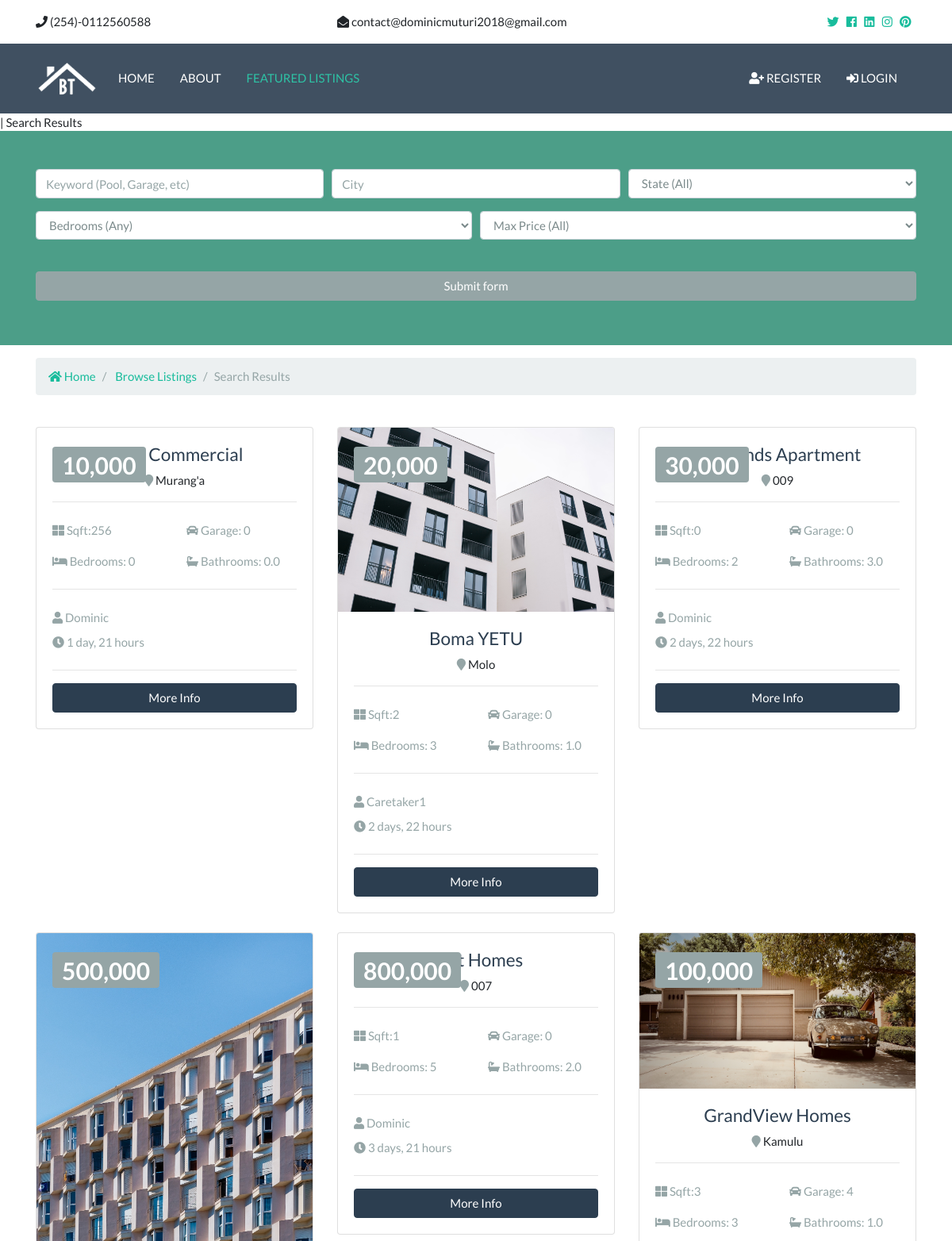
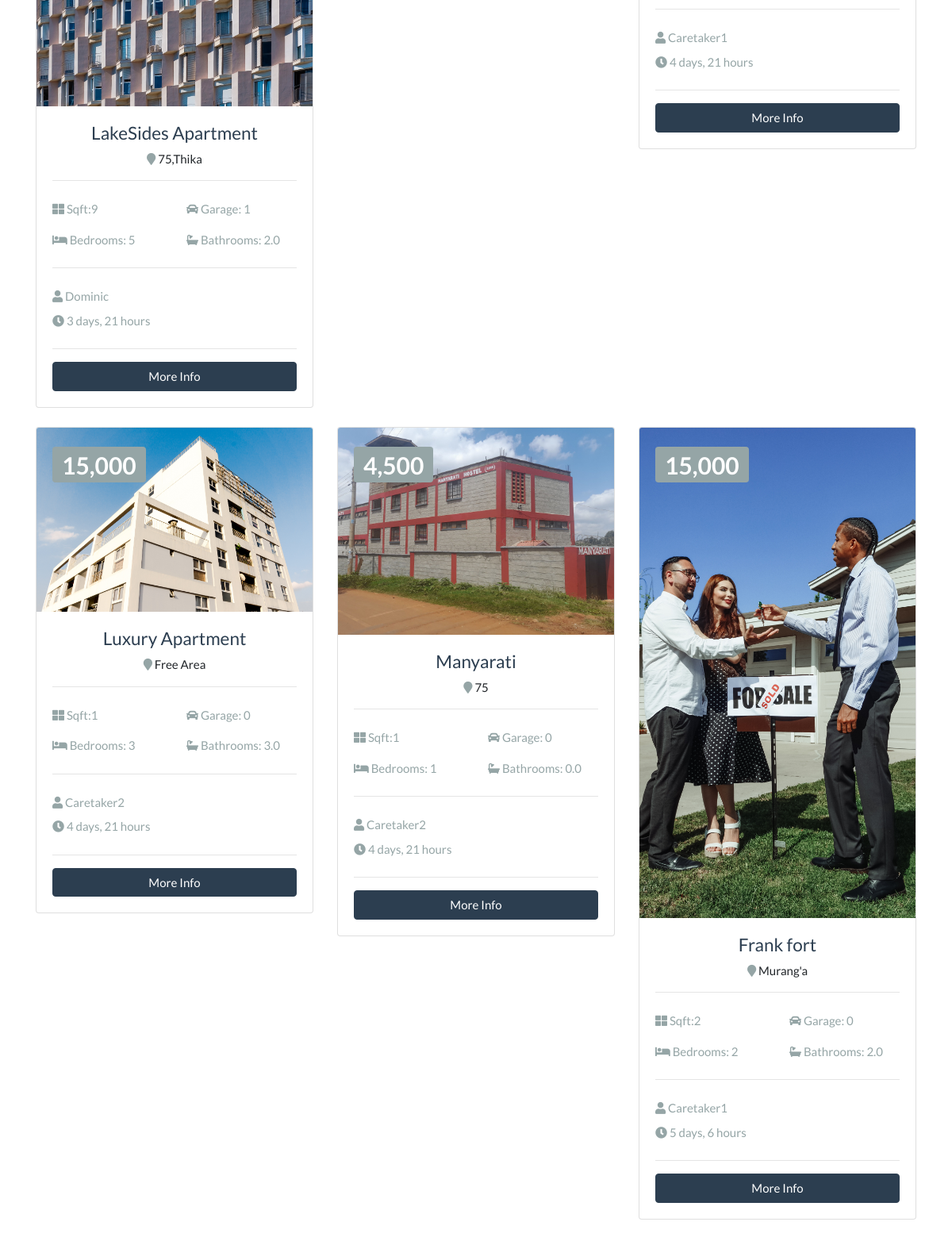
The page /listings/search on the database its author committed (2 pictures, top to bottom).
### listings/models.py (models this page shows, shortened)
class Listing(models.Model):
    realtor = models.ForeignKey(Realtor, on_delete=models.DO_NOTHING)
    title = models.CharField(max_length=255)
    address = models.CharField(max_length=255)
    city = models.CharField(max_length=255)
    zipcode = models.CharField(max_length=255)
    description = models.TextField(blank=True)
    price = models.IntegerField()
    bedrooms = models.IntegerField()
    bathrooms = models.DecimalField(max_digits=2, decimal_places=1)
    garage = models.IntegerField(default=0)
    list_date = models.DateTimeField(auto_now_add=True)
    sqft = models.IntegerField()
    lot_size = models.DecimalField(max_digits=5, decimal_places=1)
    is_published = models.BooleanField(default=True)
    photo_main = models.ImageField(upload_to="photos/%Y%m/%d/")
    photo1 = models.ImageField(upload_to="photos/%Y%m/%d/", blank=True)
    photo2 = models.ImageField(upload_to="photos/%Y%m/%d/", blank=True)
    photo3 = models.ImageField(upload_to="photos/%Y%m/%d/", blank=True)
    photo4 = models.ImageField(upload_to="photos/%Y%m/%d/", blank=True)
    photo5 = models.ImageField(upload_to="photos/%Y%m/%d/", blank=True)
    photo6 = models.ImageField(upload_to="photos/%Y%m/%d/", blank=True)

### realtors/models.py (models this page shows, shortened)
class Realtor(models.Model):
    name = models.CharField(max_length=255)
    photo = models.ImageField(upload_to="photos/%Y%m/%d/", blank=True)
    description = models.TextField()
    email = models.EmailField()
    phone = models.CharField(max_length=255)
    is_mvp = models.BooleanField(default=False)
    hire_date = models.DateTimeField(auto_now_add=True)

### listings/views.py (the view)
# urls.py: path("search", views.search, name="search"),
def search(request):
    queryset_list = Listing.objects.order_by(
        "-list_date").filter(is_published=True)
    if 'keywords' in request.GET:
        keywords = request.GET['keywords']
        if keywords:
            queryset_list = queryset_list.filter(
                description__icontains=keywords)
    if 'city' in request.GET:
        city = request.GET['city']
        if city:
            queryset_list = queryset_list.filter(
                city__iexact=city)
    if 'state' in request.GET:
        city = request.GET['state']
        if city:
            queryset_list = queryset_list.filter(
                address__iexact=city)
    if 'bedrooms' in request.GET:
        bedrooms = request.GET['bedrooms']
        if bedrooms:
            queryset_list = queryset_list.filter(
                bedrooms__lte=bedrooms)
    if 'price' in request.GET:
        price = request.GET['price']
        if price:
            queryset_list = queryset_list.filter(
                price__lte=price)
    context = {
        "state_choices": state_choices,
        "bedroom_choices": bedroom_choices,
        "price_choices": price_choices,
        "listings": queryset_list,
        "values": request.GET
    }
    return render(request, "listings/search.html", context)

### templates/listings/search.html (shortened to what this page needs)
{% extends 'base.html'%} {%load static%} {%load humanize%} {%block content%}
{% block title%}
| Search Results {%endblock%}
<section id="showcase-inner" class="showcase-search text-white py-5">
  <div class="container">
    <div class="row text-center">
      <div class="col-md-12">
        <form action="{% url 'search'%}">
          <div class="form-row">
            <div class="col-md-4 mb-3">
              <input
                type="text"
                name="keywords"
                class="form-control"
                placeholder="Keyword (Pool, Garage, etc)" value="{{values.keywords}}"
              />
            </div>
            <div class="col-md-4 mb-3">
              <input
                type="text"
                name="city"
                class="form-control" value="{{values.city}}"
                placeholder="City"
              />
            </div>
            <div class="col-md-4 mb-3">
              <select name="state" class="form-control">
                <option selected="true" disabled="disabled">State (All)</option>
              </select>
            </div>
          </div>
          <div class="form-row">
            <div class="col-md-6 mb-3">
              <select name="bedrooms" class="form-control">
                <option selected="true" disabled="disabled"
                  >Bedrooms (Any)</option
                >
              </select>
            </div>
            <div class="col-md-6 mb-3">
              <select name="price" class="form-control">
                <option selected="true" disabled="disabled"
                  >Max Price (All)</option
                >
              </select>
            </div>
          </div>
          <button class="btn btn-secondary btn-block mt-4" type="submit">
            Submit form
          </button>
        </form>
      </div>
    </div>
  </div>
</section>
<section id="bc" class="mt-3">
  <div class="container">
    <nav aria-label="breadcrumb">
      <ol class="breadcrumb">
        <li class="breadcrumb-item">
          <a href="index.html"> <i class="fas fa-home"></i> Home</a>
        </li>
        <li class="breadcrumb-item">
          <a href="listings.html">Browse Listings</a>
        </li>
        <li class="breadcrumb-item active">Search Results</li>
      </ol>
    </nav>
  </div>
</section>
<section id="listings" class="py-4">
  <div class="container">
    <div class="row">
      {% if listings %} {% for listing in listings%}
      <div class="col-md-6 col-lg-4 mb-4">
        <div class="card listing-preview">
          <img class="card-img-top" src="{{ listing.photo_main.url }}" alt="" />
          <div class="card-img-overlay">
            <h2>
              <span class="badge badge-secondary text-white">
                {{ listing.price | intcomma }}
              </span>
            </h2>
          </div>
          <div class="card-body">
            <div class="listing-heading text-center">
              <h4 class="text-primary">{{ listing.title }}</h4>
              <p>
                <i class="fas fa-map-marker text-secondary"></i>
                {{ listing.address }}
              </p>
            </div>
            <hr />
            <div class="row py-2 text-secondary">
              <div class="col-6">
                <i class="fas fa-th-large"></i> Sqft:{{ listing.sqft }}
              </div>
              <div class="col-6">
                <i class="fas fa-car"></i> Garage: {{ listing.garage }}
              </div>
            </div>
            <div class="row py-2 text-secondary">
              <div class="col-6">
                <i class="fas fa-bed"></i> Bedrooms: {{ listing.bedrooms }}
              </div>
              <div class="col-6">
                <i class="fas fa-bath"></i> Bathrooms: {{ listing.bathrooms }}
              </div>
            </div>
            <hr />
            <div class="row py-2 text-secondary">
              <div class="col-12">
                <i class="fas fa-user"></i> {{ listing.realtor.name }}
              </div>
            </div>
            <div class="row text-secondary pb-2">
              <div class="col-6">
                <i class="fas fa-clock"></i> {{ listing.list_date | timesince }}
              </div>
            </div>
            <hr />
            <a
              href="{% url 'listing' listing.id %}"
              class="btn btn-primary btn-block"
              >More Info</a
            >
          </div>
        </div>
      </div>
      {% endfor %} {%else %}
      <div class="col-md-12">
        <p>No Listings Available</p>
      </div>
      {%endif %}
    </div>
</section>
{%endblock%}

### templates/base.html (shortened to what this page needs)
{% load static %}
<!DOCTYPE html>
<html lang="en">
  <head>
    <link rel="stylesheet" href="{% static 'css/all.css' %} " />
    <link rel="stylesheet" href="{% static 'css/bootstrap.css' %} " />
    <link rel="stylesheet" href="{% static 'css/style.css' %} " />
    <link rel="stylesheet" href="{% static 'css/lightbox.min.css' %} " />
  </head>
  <body>
    {% include 'partials/_topbar.html'%} {% include 'partials/_navbar.html'%}
    {%block content %} {% endblock %}
  </body>
</html>

### templates/partials/_topbar.html
<section id="top-bar" class="p-3">
  <div class="container">
    <div class="row">
      <div class="col-md-4">
        <i class="fas fa-phone"></i> (254)-0112560588
      </div>
      <div class="col-md-4">
        <i class="fas fa-envelope-open"></i> contact@dominicmuturi2018@gmail.com
      </div>
      <div class="col-md-4">
        <div class="social text-right">
          <a href="https://twitter.com/DominicTech3" target="_blank">
            <i class="fab fa-twitter"></i>
          </a>
          <a href="https://web.facebook.com/dominic.muturi.961" target="_blank">
            <i class="fab fa-facebook"></i>
          </a>
          <a href="https://www.linkedin.com/in/dominic-muturi-ab13051b3/" target="_blank">
            <i class="fab fa-linkedin"></i>
          </a>
          <a href="https://instagram.com/DominicTech3" target="_blank">
            <i class="fab fa-instagram"></i>
          </a>
          <a href="https://github.com/dominic-maker" target="_blank">
            <i class="fab fa-pinterest"></i>
          </a>
        </div>
      </div>
    </div>
  </div>
</section>

### templates/partials/_navbar.html (shortened to what this page needs)
{% load static%}
<nav class="navbar navbar-expand-lg navbar-dark bg-primary sticky-top">
  <div class="container">
    <a class="navbar-brand" href="{% url 'index'%}">
      <img src="{% static 'img/logo.png' %}" class="logo" alt="" />
    </a>
    <div class="collapse navbar-collapse" id="navbarNavAltMarkup">
      <ul class="navbar-nav">
        <li
{% if '/' == request.path %}
class="nav-item mr-3 active"
{% else %}
class="nav-item mr-3"
{% endif %}
        >
          <a class="nav-link" href="{% url 'index'%}">Home</a>
        </li>
       <li
        {% if 'about' in request.path %}
        class="nav-item mr-3 active"
        {% else %}
        class="nav-item mr-3"
        {% endif %}
                >
          <a class="nav-link" href="{% url 'about'%}">About</a>
          <li
          {% if 'listings' in request.path %}
          class="nav-item mr-3 active"
          {% else %}
          class="nav-item mr-3"
          {% endif %}
                  >
          <a class="nav-link" href="{% url 'listings'%}">Featured Listings</a>
        </li>
      </ul>
      <ul class="navbar-nav ml-auto">
        {% if not user.is_authenticated %}
        <li {% if 'register' in request.path %}
        class="nav-item mr-3 active"
        {% else %}
        class="nav-item mr-3"
        {% endif %}>
          <a class="nav-link" href="{%url 'register'%}">
            <i class="fas fa-user-plus"></i> Register</a
          >
        </li>
        <li class="nav-item mr-3"
        {% if 'login' in request.path %}
        class="nav-item mr-3 active"
        {% else %}
        class="nav-item mr-3"
        {% endif %}
        >
          <a class="nav-link" href="{%url 'login'%}">
            <i class="fas fa-sign-in-alt"></i>
            Login</a
          >
        </li>
        {%endif%}
      </ul>
    </div>
  </div>
</nav>

### Rental_Connection/static/css/all.css (style rules this page uses)
.fa, .fas, .far, .fal, .fab { -moz-osx-font-smoothing: grayscale; -webkit-font-smoothing: antialiased; display: inline-block; font-style: normal; font-variant: normal; text-rendering: auto; line-height: 1; }
.fa-bath:before { content: "\f2cd"; }
.fa-bed:before { content: "\f236"; }
.fa-car:before { content: "\f1b9"; }
.fa-clock:before { content: "\f017"; }
.fa-envelope-open:before { content: "\f2b6"; }
.fa-facebook:before { content: "\f09a"; }
.fa-home:before { content: "\f015"; }
.fa-instagram:before { content: "\f16d"; }
.fa-linkedin:before { content: "\f08c"; }
.fa-map-marker:before { content: "\f041"; }
.fa-phone:before { content: "\f095"; }
.fa-pinterest:before { content: "\f0d2"; }
.fa-sign-in-alt:before { content: "\f2f6"; }
.fa-th-large:before { content: "\f009"; }
.fa-twitter:before { content: "\f099"; }
.fa-user:before { content: "\f007"; }
.fa-user-plus:before { content: "\f234"; }
.fab { font-family: 'Font Awesome 5 Brands'; }
.fa, .fas { font-family: 'Font Awesome 5 Free'; font-weight: 900; }

### Rental_Connection/static/css/style.css (style rules this page uses)
.btn-secondary { color: #fff !important; }
img { width: 100%; }
.logo { width: 80px; }
.navbar { opacity: 0.9; text-transform: uppercase; }
.social a { margin-right: 0.4rem; }
#showcase-inner { background: url(../img/building.jpg) no-repeat top center fixed/cover; position: relative; overflow: hidden; min-height: 200px; }
#showcase-inner::before { content: ''; position: absolute; top: 0; left: 0; min-height: 100%; width: 100%; background: rgba(32, 134, 107, 0.8); }
#showcase-inner.showcase-search { min-height: 270px; }
.listing-preview a { position: relative; }

### rows shown on the page
Listing: price "10,000", title "Shop Commercial", address "Murang'a", sqft "256", garage "0", bedrooms "0", bathrooms "0.0", realtor.name "Dominic", list_date "1 day, 21 hours"
Listing: photo_main (picture), price "20,000", title "Boma YETU", address "Molo", sqft "2", garage "0", bedrooms "3", bathrooms "1.0", realtor.name "Caretaker1", list_date "2 days, 22 hours"
Listing: price "30,000", title "Highlands Apartment", address "009", sqft "0", garage "0", bedrooms "2", bathrooms "3.0", realtor.name "Dominic", list_date "2 days, 22 hours"
Listing: photo_main (picture), price "500,000", title "LakeSides Apartment", address "75,Thika", sqft "9", garage "1", bedrooms "5", bathrooms "2.0", realtor.name "Dominic", list_date "3 days, 21 hours"
Listing: price "800,000", title "Best Homes", address "007", sqft "1", garage "0", bedrooms "5", bathrooms "2.0", realtor.name "Dominic", list_date "3 days, 21 hours"
Listing: photo_main (picture), price "100,000", title "GrandView Homes", address "Kamulu", sqft "3", garage "4", bedrooms "3", bathrooms "1.0", realtor.name "Caretaker1", list_date "4 days, 21 hours"
Listing: photo_main (picture), price "15,000", title "Luxury Apartment", address "Free Area", sqft "1", garage "0", bedrooms "3", bathrooms "3.0", realtor.name "Caretaker2", list_date "4 days, 21 hours"
Listing: photo_main (picture), price "4,500", title "Manyarati", address "75", sqft "1", garage "0", bedrooms "1", bathrooms "0.0", realtor.name "Caretaker2", list_date "4 days, 21 hours"
Listing: photo_main (picture), price "15,000", title "Frank fort", address "Murang'a", sqft "2", garage "0", bedrooms "2", bathrooms "2.0", realtor.name "Caretaker1", list_date "5 days, 6 hours"
